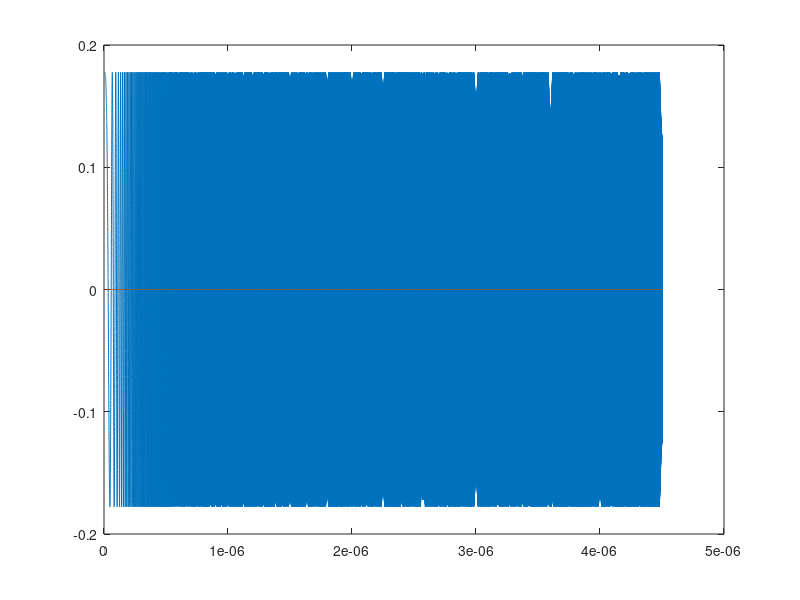
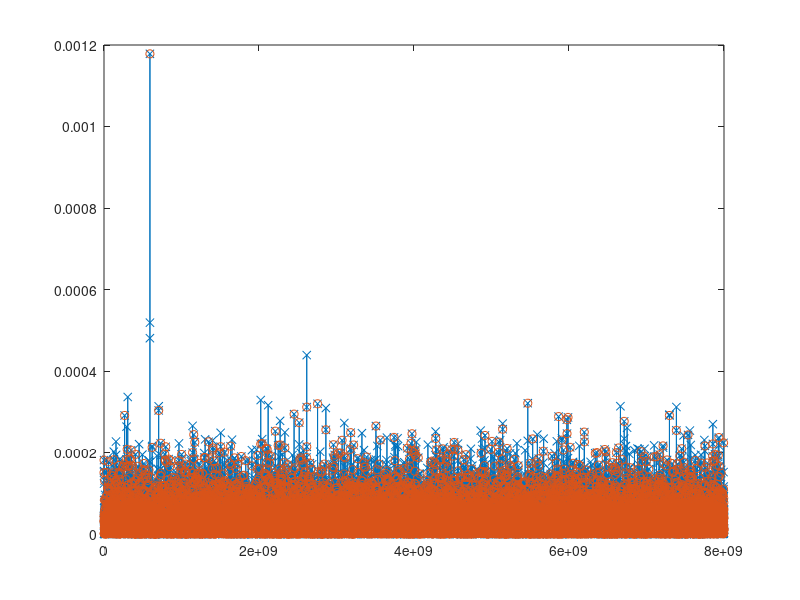
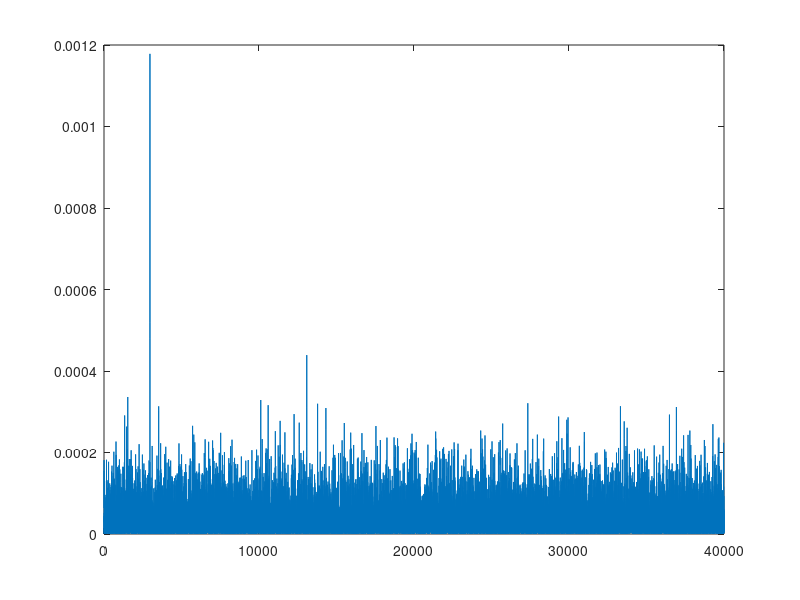
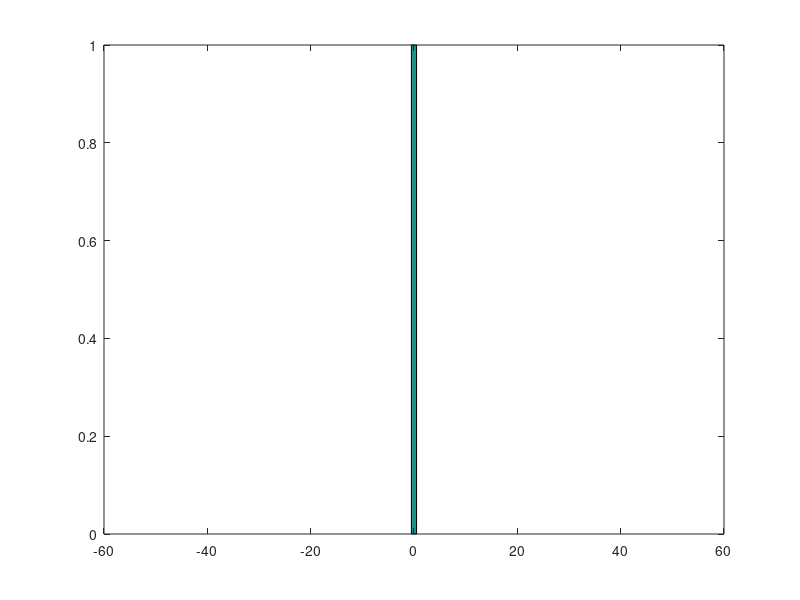

MATLAB code for these plots, in order:
clear all
close all
clc

%%
PTX = 1e-3*10^(15/10);  % Potencia transmitida [W]
chirp_bw = 2e9;         % Ancho de banda del chirp
max_range = 300;        % Rango máximo
c = 3e8;
Twait = 2*max_range/c;
q_elect = 1.6e-19;      % Carga del electrón, para calcular ruido
Tmeas = 2.5e-6;         % Tiempo de medición
Tmod = Tmeas+Twait;     % Tiempo de modulación
chirp_slope = chirp_bw/Tmod;    % Pendiente del chirp

% Parámetros del canal
range = 200;            %m
ARX=pi*(2.5e-2/2)^2;    % Apertura de 1in de diametro
rho = 0.1;              % Reflectividad
lambda0=1550e-9; % m
omega0 = 2*pi*3e8/lambda0; 
RPD = 0.7;              % A/W Responsitividad del diodo

% Muestreo
NOS = 4;
fs=NOS*chirp_bw;          % Frec. de muestreo de Matlab
Ncells = ceil(fs*Tmeas);
fs=Ncells/Tmeas;        % Frecuencia de muestreo
Ts = 1/fs;              % Período de muestreo

%% Transmisor
Lsim = ceil(Tmod*fs);                       % Largo de la sim.
tline = Ts.*(0:Lsim-1)';                    % Linea de tiempo de modulación
insta_freq = chirp_slope.*tline;            % Frecuencia instantánea
insta_phase = 2*pi*cumsum(insta_freq).*Ts;  % Fase instantánea
chirp_tx = exp(1j*insta_phase);             % Chirp unitario

s_t = sqrt(PTX).*chirp_tx;                  % Señal transmitida

%% Canal
tau = 2*range/c;              % Delay del canal
delay_samples = round(tau*fs);
real_tau = delay_samples*Ts;
real_range = real_tau*c/2;    % Rango real

power_gain = rho*ARX/(4*pi*range.^2);   % Potencia
atten = sqrt(power_gain);               % Atenuación
delta_phase = omega0.*real_tau;         % Cambio de fase

ch_out = atten.*[zeros(delay_samples,1); s_t(1:end-delay_samples)].*exp(-1j*delta_phase);
    % Salida del canal (atten, fase y delay)
figure
plot(tline, real(s_t));
hold all
plot(tline, real(ch_out));

%% Receptor
wait_samples = ceil(Twait*fs);
detector_out_noiseless = conj(ch_out.*conj(chirp_tx));  % Salida del detector (conv.) con delay
dsp_input_noiseless = detector_out_noiseless(1+wait_samples:end);   % Salida del detector sin delay
noise_power = q_elect/RPD * fs;     % Potencia del ruido

prx_measured = mean(abs(dsp_input_noiseless).^2);   % Potencia medida de señal recibida
prx_theo = PTX*power_gain;                          % Potencia teórica
theo_snr = prx_theo*Tmeas/(q_elect/RPD);
theo_snr_dB = 10*log10(theo_snr);

Ncells = ceil(fs*Tmeas);    % numero de bines de la FFT minimo
FFT_NOS = 2;                % Sobremuestreo de la FFT
NFFT = FFT_NOS*Ncells;
fvec = (0:NFFT-1)*(fs/NFFT);

fbeat = chirp_slope*2*real_range/c;     % Frecuencia del tono resultante
theo_max_pos = round(fbeat/fs*NFFT)+1;
cell_of_interest = round(fbeat*Tmeas);  % Celda de interés
total_cells = fs*Tmeas;
fft_dec_phase = mod(theo_max_pos-1,FFT_NOS);
fvec_dec = fvec(1+fft_dec_phase:FFT_NOS:end);

tline2 = tline(1+wait_samples:end);

Niters = 1;
range_est_v=zeros(Niters,1);
for niter=1:Niters
    niter
    
    noise = sqrt(noise_power/2).*(randn(size(ch_out))+1j.*randn(size(ch_out))); % Señal de ruido
    detector_out = detector_out_noiseless+noise;    % Salida del detector con ruido
    dsp_input = detector_out(1+wait_samples:end);   % Salida del detector con ruido sin delay

    % 
%     figure
%     plot(tline, real(detector_out_noiseless))
%     hold all
%     plot(tline, real(noise))
%     plot(tline, real(detector_out))
%     plot(tline2, real(dsp_input))

    y_mf = abs(fft(dsp_input, NFFT)).^2;
    
    if niter==1
        y_mf_accum = y_mf/Niters;
    else
        y_mf_accum = y_mf_accum+y_mf/Niters;
    end
    
    [~,max_pos] = max(y_mf);
    fbeat_meas = fvec(max_pos);
    range_est = (fbeat_meas/chirp_slope)*3e8/2;
    range_est_v(niter)= range_est;
    
    
    y_mf_dec = y_mf(1+fft_dec_phase:FFT_NOS:end);
    
    figure
    plot(fvec,y_mf,'-x');
    hold all
    plot(fvec_dec,y_mf_dec,'o');
    
end

figure
plot(y_mf_accum)

% Calculamos la SNR y dio bien

%%
range_error = range_est_v - real_range;
figure
hist(range_error, 100)